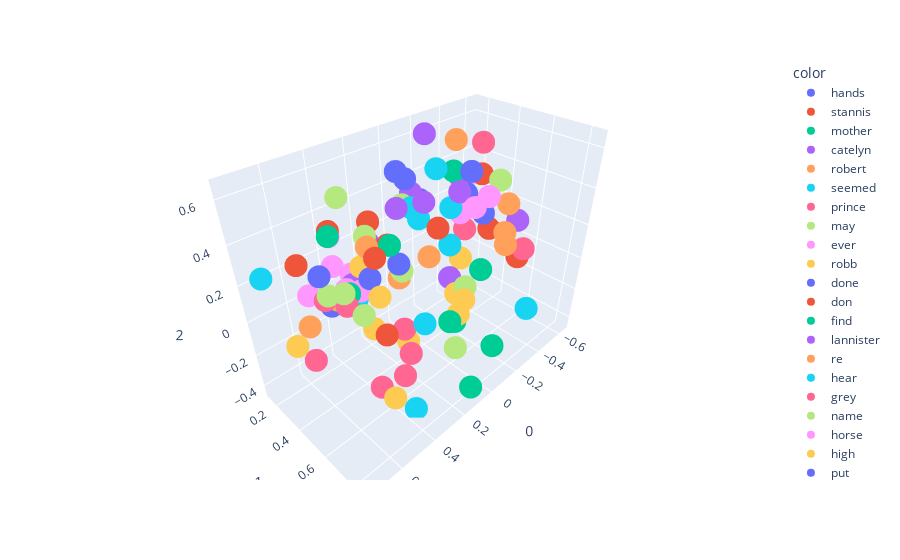

Write notebook code for a chart like this one.
### Code cell
import plotly.express as px
fig = px.scatter_3d(X[200:300],x=0,y=1,z=2, color=y[200:300])
fig.show()

### Figure 1 — Plotly figure (JSON) as saved in the notebook; plotly's stock layout.template omitted (floating-point values rounded to 4 significant figures)
{"data": [{"hovertemplate": "color=hands<br>0=%{x}<br>1=%{y}<br>2=%{z}<extra></extra>", "legendgroup": "hands", "marker": {"color": "#636efa", "symbol": "circle"}, "mode": "markers", "name": "hands", "scene": "scene", "showlegend": true, "type": "scatter3d", "x": [-0.2976], "y": [0.4269], "z": [0.4655]}, {"hovertemplate": "color=stannis<br>0=%{x}<br>1=%{y}<br>2=%{z}<extra></extra>", "legendgroup": "stannis", "marker": {"color": "#EF553B", "symbol": "circle"}, "mode": "markers", "name": "stannis", "scene": "scene", "showlegend": true, "type": "scatter3d", "x": [0.4093], "y": [0.593], "z": [-0.01277]}, {"hovertemplate": "color=mother<br>0=%{x}<br>1=%{y}<br>2=%{z}<extra></extra>", "legendgroup": "mother", "marker": {"color": "#00cc96", "symbol": "circle"}, "mode": "markers", "name": "mother", "scene": "scene", "showlegend": true, "type": "scatter3d", "x": [0.4821], "y": [0.4524], "z": [0.1735]}, {"hovertemplate": "color=catelyn<br>0=%{x}<br>1=%{y}<br>2=%{z}<extra></extra>", "legendgroup": "catelyn", "marker": {"color": "#ab63fa", "symbol": "circle"}, "mode": "markers", "name": "catelyn", "scene": "scene", "showlegend": true, "type": "scatter3d", "x": [0.2473], "y": [0.291], "z": [0.2506]}, {"hovertemplate": "color=robert<br>0=%{x}<br>1=%{y}<br>2=%{z}<extra></extra>", "legendgroup": "robert", "marker": {"color": "#FFA15A", "symbol": "circle"}, "mode": "markers", "name": "robert", "scene": "scene", "showlegend": true, "type": "scatter3d", "x": [0.5213], "y": [0.4193], "z": [0.1435]}, {"hovertemplate": "color=seemed<br>0=%{x}<br>1=%{y}<br>2=%{z}<extra></extra>", "legendgroup": "seemed", "marker": {"color": "#19d3f3", "symbol": "circle"}, "mode": "markers", "name": "seemed", "scene": "scene", "showlegend": true, "type": "scatter3d", "x": [0.03785], "y": [0.4082], "z": [0.3347]}, {"hovertemplate": "color=prince<br>0=%{x}<br>1=%{y}<br>2=%{z}<extra></extra>", "legendgroup": "prince", "marker": {"color": "#FF6692", "symbol": "circle"}, "mode": "markers", "name": "prince", "scene": "scene", "showlegend": true, "type": "scatter3d", "x": [0.5614], "y": [0.3862], "z": [0.1451]}, {"hovertemplate": "color=may<br>0=%{x}<br>1=%{y}<br>2=%{z}<extra></extra>", "legendgroup": "may", "marker": {"color": "#B6E880", "symbol": "circle"}, "mode": "markers", "name": "may", "scene": "scene", "showlegend": true, "type": "scatter3d", "x": [0.5726], "y": [0.4331], "z": [0.2018]}, {"hovertemplate": "color=ever<br>0=%{x}<br>1=%{y}<br>2=%{z}<extra></extra>", "legendgroup": "ever", "marker": {"color": "#FF97FF", "symbol": "circle"}, "mode": "markers", "name": "ever", "scene": "scene", "showlegend": true, "type": "scatter3d", "x": [0.4339], "y": [0.4661], "z": [0.1696]}, {"hovertemplate": "color=robb<br>0=%{x}<br>1=%{y}<br>2=%{z}<extra></extra>", "legendgroup": "robb", "marker": {"color": "#FECB52", "symbol": "circle"}, "mode": "markers", "name": "robb", "scene": "scene", "showlegend": true, "type": "scatter3d", "x": [0.3925], "y": [0.4237], "z": [0.2521]}, {"hovertemplate": "color=done<br>0=%{x}<br>1=%{y}<br>2=%{z}<extra></extra>", "legendgroup": "done", "marker": {"color": "#636efa", "symbol": "circle"}, "mode": "markers", "name": "done", "scene": "scene", "showlegend": true, "type": "scatter3d", "x": [0.4605], "y": [0.5722], "z": [0.3025]}, {"hovertemplate": "color=don<br>0=%{x}<br>1=%{y}<br>2=%{z}<extra></extra>", "legendgroup": "don", "marker": {"color": "#EF553B", "symbol": "circle"}, "mode": "markers", "name": "don", "scene": "scene", "showlegend": true, "type": "scatter3d", "x": [0.4583], "y": [0.3082], "z": [0.404]}, {"hovertemplate": "color=find<br>0=%{x}<br>1=%{y}<br>2=%{z}<extra></extra>", "legendgroup": "find", "marker": {"color": "#00cc96", "symbol": "circle"}, "mode": "markers", "name": "find", "scene": "scene", "showlegend": true, "type": "scatter3d", "x": [0.3742], "y": [0.5977], "z": [0.4288]}, {"hovertemplate": "color=lannister<br>0=%{x}<br>1=%{y}<br>2=%{z}<extra></extra>", "legendgroup": "lannister", "marker": {"color": "#ab63fa", "symbol": "circle"}, "mode": "markers", "name": "lannister", "scene": "scene", "showlegend": true, "type": "scatter3d", "x": [0.4089], "y": [0.3754], "z": [0.1421]}, {"hovertemplate": "color=re<br>0=%{x}<br>1=%{y}<br>2=%{z}<extra></extra>", "legendgroup": "re", "marker": {"color": "#FFA15A", "symbol": "circle"}, "mode": "markers", "name": "re", "scene": "scene", "showlegend": true, "type": "scatter3d", "x": [0.3537], "y": [0.4238], "z": [0.3332]}, {"hovertemplate": "color=hear<br>0=%{x}<br>1=%{y}<br>2=%{z}<extra></extra>", "legendgroup": "hear", "marker": {"color": "#19d3f3", "symbol": "circle"}, "mode": "markers", "name": "hear", "scene": "scene", "showlegend": true, "type": "scatter3d", "x": [0.1656], "y": [0.4972], "z": [0.4737]}, {"hovertemplate": "color=grey<br>0=%{x}<br>1=%{y}<br>2=%{z}<extra></extra>", "legendgroup": "grey", "marker": {"color": "#FF6692", "symbol": "circle"}, "mode": "markers", "name": "grey", "scene": "scene", "showlegend": true, "type": "scatter3d", "x": [-0.4685], "y": [0.2536], "z": [0.005793]}, {"hovertemplate": "color=name<br>0=%{x}<br>1=%{y}<br>2=%{z}<extra></extra>", "legendgroup": "name", "marker": {"color": "#B6E880", "symbol": "circle"}, "mode": "markers", "name": "name", "scene": "scene", "showlegend": true, "type": "scatter3d", "x": [0.5674], "y": [0.5423], "z": [0.2702]}, {"hovertemplate": "color=horse<br>0=%{x}<br>1=%{y}<br>2=%{z}<extra></extra>", "legendgroup": "horse", "marker": {"color": "#FF97FF", "symbol": "circle"}, "mode": "markers", "name": "horse", "scene": "scene", "showlegend": true, "type": "scatter3d", "x": [-0.3449], "y": [0.5058], "z": [0.3444]}, {"hovertemplate": "color=high<br>0=%{x}<br>1=%{y}<br>2=%{z}<extra></extra>", "legendgroup": "high", "marker": {"color": "#FECB52", "symbol": "circle"}, "mode": "markers", "name": "high", "scene": "scene", "showlegend": true, "type": "scatter3d", "x": [-0.1613], "y": [0.4747], "z": [-0.1655]}, {"hovertemplate": "color=put<br>0=%{x}<br>1=%{y}<br>2=%{z}<extra></extra>", "legendgroup": "put", "marker": {"color": "#636efa", "symbol": "circle"}, "mode": "markers", "name": "put", "scene": "scene", "showlegend": true, "type": "scatter3d", "x": [0.2261], "y": [0.4786], "z": [0.648]}, {"hovertemplate": "color=stone<br>0=%{x}<br>1=%{y}<br>2=%{z}<extra></extra>", "legendgroup": "stone", "marker": {"color": "#EF553B", "symbol": "circle"}, "mode": "markers", "name": "stone", "scene": "scene", "showlegend": true, "type": "scatter3d", "x": [-0.639], "y": [0.5116], "z": [-0.1425]}, {"hovertemplate": "color=wine<br>0=%{x}<br>1=%{y}<br>2=%{z}<extra></extra>", "legendgroup": "wine", "marker": {"color": "#00cc96", "symbol": "circle"}, "mode": "markers", "name": "wine", "scene": "scene", "showlegend": true, "type": "scatter3d", "x": [-0.07604], "y": [0.2359], "z": [0.3622]}, {"hovertemplate": "color=hard<br>0=%{x}<br>1=%{y}<br>2=%{z}<extra></extra>", "legendgroup": "hard", "marker": {"color": "#ab63fa", "symbol": "circle"}, "mode": "markers", "name": "hard", "scene": "scene", "showlegend": true, "type": "scatter3d", "x": [-0.3356], "y": [0.3188], "z": [0.3939]}, {"hovertemplate": "color=water<br>0=%{x}<br>1=%{y}<br>2=%{z}<extra></extra>", "legendgroup": "water", "marker": {"color": "#FFA15A", "symbol": "circle"}, "mode": "markers", "name": "water", "scene": "scene", "showlegend": true, "type": "scatter3d", "x": [-0.5498], "y": [0.4803], "z": [0.2192]}, {"hovertemplate": "color=upon<br>0=%{x}<br>1=%{y}<br>2=%{z}<extra></extra>", "legendgroup": "upon", "marker": {"color": "#19d3f3", "symbol": "circle"}, "mode": "markers", "name": "upon", "scene": "scene", "showlegend": true, "type": "scatter3d", "x": [-0.1418], "y": [0.4413], "z": [0.1288]}, {"hovertemplate": "color=fire<br>0=%{x}<br>1=%{y}<br>2=%{z}<extra></extra>", "legendgroup": "fire", "marker": {"color": "#FF6692", "symbol": "circle"}, "mode": "markers", "name": "fire", "scene": "scene", "showlegend": true, "type": "scatter3d", "x": [-0.4645], "y": [0.6567], "z": [0.05806]}, {"hovertemplate": "color=iron<br>0=%{x}<br>1=%{y}<br>2=%{z}<extra></extra>", "legendgroup": "iron", "marker": {"color": "#B6E880", "symbol": "circle"}, "mode": "markers", "name": "iron", "scene": "scene", "showlegend": true, "type": "scatter3d", "x": [-0.2006], "y": [0.503], "z": [-0.1283]}, {"hovertemplate": "color=until<br>0=%{x}<br>1=%{y}<br>2=%{z}<extra></extra>", "legendgroup": "until", "marker": {"color": "#FF97FF", "symbol": "circle"}, "mode": "markers", "name": "until", "scene": "scene", "showlegend": true, "type": "scatter3d", "x": [-0.134], "y": [0.5936], "z": [0.3977]}, {"hovertemplate": "color=these<br>0=%{x}<br>1=%{y}<br>2=%{z}<extra></extra>", "legendgroup": "these", "marker": {"color": "#FECB52", "symbol": "circle"}, "mode": "markers", "name": "these", "scene": "scene", "showlegend": true, "type": "scatter3d", "x": [0.4538], "y": [0.6803], "z": [-0.307]}, {"hovertemplate": "color=voice<br>0=%{x}<br>1=%{y}<br>2=%{z}<extra></extra>", "legendgroup": "voice", "marker": {"color": "#636efa", "symbol": "circle"}, "mode": "markers", "name": "voice", "scene": "scene", "showlegend": true, "type": "scatter3d", "x": [-0.002623], "y": [0.2769], "z": [0.4745]}, {"hovertemplate": "color=gone<br>0=%{x}<br>1=%{y}<br>2=%{z}<extra></extra>", "legendgroup": "gone", "marker": {"color": "#EF553B", "symbol": "circle"}, "mode": "markers", "name": "gone", "scene": "scene", "showlegend": true, "type": "scatter3d", "x": [0.04853], "y": [0.5411], "z": [0.346]}, {"hovertemplate": "color=give<br>0=%{x}<br>1=%{y}<br>2=%{z}<extra></extra>", "legendgroup": "give", "marker": {"color": "#00cc96", "symbol": "circle"}, "mode": "markers", "name": "give", "scene": "scene", "showlegend": true, "type": "scatter3d", "x": [0.5512], "y": [0.4514], "z": [0.4816]}, {"hovertemplate": "color=sam<br>0=%{x}<br>1=%{y}<br>2=%{z}<extra></extra>", "legendgroup": "sam", "marker": {"color": "#ab63fa", "symbol": "circle"}, "mode": "markers", "name": "sam", "scene": "scene", "showlegend": true, "type": "scatter3d", "x": [-0.0134], "y": [0.3033], "z": [0.4099]}, {"hovertemplate": "color=seen<br>0=%{x}<br>1=%{y}<br>2=%{z}<extra></extra>", "legendgroup": "seen", "marker": {"color": "#FFA15A", "symbol": "circle"}, "mode": "markers", "name": "seen", "scene": "scene", "showlegend": true, "type": "scatter3d", "x": [0.1343], "y": [0.5722], "z": [0.251]}, {"hovertemplate": "color=better<br>0=%{x}<br>1=%{y}<br>2=%{z}<extra></extra>", "legendgroup": "better", "marker": {"color": "#19d3f3", "symbol": "circle"}, "mode": "markers", "name": "better", "scene": "scene", "showlegend": true, "type": "scatter3d", "x": [0.451], "y": [0.4581], "z": [0.1311]}, {"hovertemplate": "color=shall<br>0=%{x}<br>1=%{y}<br>2=%{z}<extra></extra>", "legendgroup": "shall", "marker": {"color": "#FF6692", "symbol": "circle"}, "mode": "markers", "name": "shall", "scene": "scene", "showlegend": true, "type": "scatter3d", "x": [0.5257], "y": [0.4907], "z": [0.1542]}, {"hovertemplate": "color=ned<br>0=%{x}<br>1=%{y}<br>2=%{z}<extra></extra>", "legendgroup": "ned", "marker": {"color": "#B6E880", "symbol": "circle"}, "mode": "markers", "name": "ned", "scene": "scene", "showlegend": true, "type": "scatter3d", "x": [0.2771], "y": [0.3123], "z": [0.3044]}, {"hovertemplate": "color=always<br>0=%{x}<br>1=%{y}<br>2=%{z}<extra></extra>", "legendgroup": "always", "marker": {"color": "#FF97FF", "symbol": "circle"}, "mode": "markers", "name": "always", "scene": "scene", "showlegend": true, "type": "scatter3d", "x": [0.4705], "y": [0.4149], "z": [0.169]}, {"hovertemplate": "color=years<br>0=%{x}<br>1=%{y}<br>2=%{z}<extra></extra>", "legendgroup": "years", "marker": {"color": "#FECB52", "symbol": "circle"}, "mode": "markers", "name": "years", "scene": "scene", "showlegend": true, "type": "scatter3d", "x": [0.2954], "y": [0.6022], "z": [-0.1184]}, {"hovertemplate": "color=between<br>0=%{x}<br>1=%{y}<br>2=%{z}<extra></extra>", "legendgroup": "between", "marker": {"color": "#636efa", "symbol": "circle"}, "mode": "markers", "name": "between", "scene": "scene", "showlegend": true, "type": "scatter3d", "x": [-0.3883], "y": [0.3245], "z": [0.2809]}, {"hovertemplate": "color=dark<br>0=%{x}<br>1=%{y}<br>2=%{z}<extra></extra>", "legendgroup": "dark", "marker": {"color": "#EF553B", "symbol": "circle"}, "mode": "markers", "name": "dark", "scene": "scene", "showlegend": true, "type": "scatter3d", "x": [-0.4998], "y": [0.4008], "z": [0.05727]}, {"hovertemplate": "color=place<br>0=%{x}<br>1=%{y}<br>2=%{z}<extra></extra>", "legendgroup": "place", "marker": {"color": "#00cc96", "symbol": "circle"}, "mode": "markers", "name": "place", "scene": "scene", "showlegend": true, "type": "scatter3d", "x": [0.2285], "y": [0.7889], "z": [0.0718]}, {"hovertemplate": "color=small<br>0=%{x}<br>1=%{y}<br>2=%{z}<extra></extra>", "legendgroup": "small", "marker": {"color": "#ab63fa", "symbol": "circle"}, "mode": "markers", "name": "small", "scene": "scene", "showlegend": true, "type": "scatter3d", "x": [-0.2327], "y": [0.3639], "z": [-0.1569]}, {"hovertemplate": "color=cold<br>0=%{x}<br>1=%{y}<br>2=%{z}<extra></extra>", "legendgroup": "cold", "marker": {"color": "#FFA15A", "symbol": "circle"}, "mode": "markers", "name": "cold", "scene": "scene", "showlegend": true, "type": "scatter3d", "x": [-0.3692], "y": [0.4444], "z": [0.2443]}, {"hovertemplate": "color=winterfell<br>0=%{x}<br>1=%{y}<br>2=%{z}<extra></extra>", "legendgroup": "winterfell", "marker": {"color": "#19d3f3", "symbol": "circle"}, "mode": "markers", "name": "winterfell", "scene": "scene", "showlegend": true, "type": "scatter3d", "x": [0.2764], "y": [0.6894], "z": [0.02812]}, {"hovertemplate": "color=most<br>0=%{x}<br>1=%{y}<br>2=%{z}<extra></extra>", "legendgroup": "most", "marker": {"color": "#FF6692", "symbol": "circle"}, "mode": "markers", "name": "most", "scene": "scene", "showlegend": true, "type": "scatter3d", "x": [0.4526], "y": [0.5868], "z": [-0.3113]}, {"hovertemplate": "color=hundred<br>0=%{x}<br>1=%{y}<br>2=%{z}<extra></extra>", "legendgroup": "hundred", "marker": {"color": "#B6E880", "symbol": "circle"}, "mode": "markers", "name": "hundred", "scene": "scene", "showlegend": true, "type": "scatter3d", "x": [-0.0001992], "y": [0.6272], "z": [-0.3437]}, {"hovertemplate": "color=stood<br>0=%{x}<br>1=%{y}<br>2=%{z}<extra></extra>", "legendgroup": "stood", "marker": {"color": "#FF97FF", "symbol": "circle"}, "mode": "markers", "name": "stood", "scene": "scene", "showlegend": true, "type": "scatter3d", "x": [-0.2847], "y": [0.3759], "z": [0.2286]}, {"hovertemplate": "color=end<br>0=%{x}<br>1=%{y}<br>2=%{z}<extra></extra>", "legendgroup": "end", "marker": {"color": "#FECB52", "symbol": "circle"}, "mode": "markers", "name": "end", "scene": "scene", "showlegend": true, "type": "scatter3d", "x": [0.1032], "y": [0.7535], "z": [0.09787]}, {"hovertemplate": "color=sister<br>0=%{x}<br>1=%{y}<br>2=%{z}<extra></extra>", "legendgroup": "sister", "marker": {"color": "#636efa", "symbol": "circle"}, "mode": "markers", "name": "sister", "scene": "scene", "showlegend": true, "type": "scatter3d", "x": [0.579], "y": [0.3953], "z": [0.2816]}, {"hovertemplate": "color=words<br>0=%{x}<br>1=%{y}<br>2=%{z}<extra></extra>", "legendgroup": "words", "marker": {"color": "#EF553B", "symbol": "circle"}, "mode": "markers", "name": "words", "scene": "scene", "showlegend": true, "type": "scatter3d", "x": [0.2834], "y": [0.4732], "z": [0.334]}, {"hovertemplate": "color=sea<br>0=%{x}<br>1=%{y}<br>2=%{z}<extra></extra>", "legendgroup": "sea", "marker": {"color": "#00cc96", "symbol": "circle"}, "mode": "markers", "name": "sea", "scene": "scene", "showlegend": true, "type": "scatter3d", "x": [-0.1014], "y": [0.7799], "z": [-0.2946]}, {"hovertemplate": "color=right<br>0=%{x}<br>1=%{y}<br>2=%{z}<extra></extra>", "legendgroup": "right", "marker": {"color": "#ab63fa", "symbol": "circle"}, "mode": "markers", "name": "right", "scene": "scene", "showlegend": true, "type": "scatter3d", "x": [-0.1189], "y": [0.5126], "z": [0.4509]}, {"hovertemplate": "color=nothing<br>0=%{x}<br>1=%{y}<br>2=%{z}<extra></extra>", "legendgroup": "nothing", "marker": {"color": "#FFA15A", "symbol": "circle"}, "mode": "markers", "name": "nothing", "scene": "scene", "showlegend": true, "type": "scatter3d", "x": [0.2528], "y": [0.5067], "z": [0.1647]}, {"hovertemplate": "color=walls<br>0=%{x}<br>1=%{y}<br>2=%{z}<extra></extra>", "legendgroup": "walls", "marker": {"color": "#19d3f3", "symbol": "circle"}, "mode": "markers", "name": "walls", "scene": "scene", "showlegend": true, "type": "scatter3d", "x": [-0.4248], "y": [0.7475], "z": [-0.2623]}, {"hovertemplate": "color=fingers<br>0=%{x}<br>1=%{y}<br>2=%{z}<extra></extra>", "legendgroup": "fingers", "marker": {"color": "#FF6692", "symbol": "circle"}, "mode": "markers", "name": "fingers", "scene": "scene", "showlegend": true, "type": "scatter3d", "x": [-0.4996], "y": [0.3253], "z": [0.5262]}, {"hovertemplate": "color=same<br>0=%{x}<br>1=%{y}<br>2=%{z}<extra></extra>", "legendgroup": "same", "marker": {"color": "#B6E880", "symbol": "circle"}, "mode": "markers", "name": "same", "scene": "scene", "showlegend": true, "type": "scatter3d", "x": [0.2342], "y": [0.5052], "z": [0.1914]}, {"hovertemplate": "color=cloak<br>0=%{x}<br>1=%{y}<br>2=%{z}<extra></extra>", "legendgroup": "cloak", "marker": {"color": "#FF97FF", "symbol": "circle"}, "mode": "markers", "name": "cloak", "scene": "scene", "showlegend": true, "type": "scatter3d", "x": [-0.4232], "y": [0.2764], "z": [0.337]}, {"hovertemplate": "color=house<br>0=%{x}<br>1=%{y}<br>2=%{z}<extra></extra>", "legendgroup": "house", "marker": {"color": "#FECB52", "symbol": "circle"}, "mode": "markers", "name": "house", "scene": "scene", "showlegend": true, "type": "scatter3d", "x": [0.3251], "y": [0.3959], "z": [-0.1555]}, {"hovertemplate": "color=young<br>0=%{x}<br>1=%{y}<br>2=%{z}<extra></extra>", "legendgroup": "young", "marker": {"color": "#636efa", "symbol": "circle"}, "mode": "markers", "name": "young", "scene": "scene", "showlegend": true, "type": "scatter3d", "x": [0.4664], "y": [0.2763], "z": [-0.00352]}, {"hovertemplate": "color=does<br>0=%{x}<br>1=%{y}<br>2=%{z}<extra></extra>", "legendgroup": "does", "marker": {"color": "#EF553B", "symbol": "circle"}, "mode": "markers", "name": "does", "scene": "scene", "showlegend": true, "type": "scatter3d", "x": [0.6322], "y": [0.3252], "z": [0.3275]}, {"hovertemplate": "color=beside<br>0=%{x}<br>1=%{y}<br>2=%{z}<extra></extra>", "legendgroup": "beside", "marker": {"color": "#00cc96", "symbol": "circle"}, "mode": "markers", "name": "beside", "scene": "scene", "showlegend": true, "type": "scatter3d", "x": [-0.2748], "y": [0.3314], "z": [0.4444]}, {"hovertemplate": "color=get<br>0=%{x}<br>1=%{y}<br>2=%{z}<extra></extra>", "legendgroup": "get", "marker": {"color": "#ab63fa", "symbol": "circle"}, "mode": "markers", "name": "get", "scene": "scene", "showlegend": true, "type": "scatter3d", "x": [0.1954], "y": [0.6038], "z": [0.5494]}, {"hovertemplate": "color=mouth<br>0=%{x}<br>1=%{y}<br>2=%{z}<extra></extra>", "legendgroup": "mouth", "marker": {"color": "#FFA15A", "symbol": "circle"}, "mode": "markers", "name": "mouth", "scene": "scene", "showlegend": true, "type": "scatter3d", "x": [-0.3457], "y": [0.2787], "z": [0.569]}, {"hovertemplate": "color=seven<br>0=%{x}<br>1=%{y}<br>2=%{z}<extra></extra>", "legendgroup": "seven", "marker": {"color": "#19d3f3", "symbol": "circle"}, "mode": "markers", "name": "seven", "scene": "scene", "showlegend": true, "type": "scatter3d", "x": [0.3541], "y": [0.7072], "z": [-0.4414]}, {"hovertemplate": "color=watch<br>0=%{x}<br>1=%{y}<br>2=%{z}<extra></extra>", "legendgroup": "watch", "marker": {"color": "#FF6692", "symbol": "circle"}, "mode": "markers", "name": "watch", "scene": "scene", "showlegend": true, "type": "scatter3d", "x": [0.3399], "y": [0.6288], "z": [-0.0004732]}, {"hovertemplate": "color=door<br>0=%{x}<br>1=%{y}<br>2=%{z}<extra></extra>", "legendgroup": "door", "marker": {"color": "#B6E880", "symbol": "circle"}, "mode": "markers", "name": "door", "scene": "scene", "showlegend": true, "type": "scatter3d", "x": [-0.417], "y": [0.5118], "z": [0.4093]}, {"hovertemplate": "color=joffrey<br>0=%{x}<br>1=%{y}<br>2=%{z}<extra></extra>", "legendgroup": "joffrey", "marker": {"color": "#FF97FF", "symbol": "circle"}, "mode": "markers", "name": "joffrey", "scene": "scene", "showlegend": true, "type": "scatter3d", "x": [0.4798], "y": [0.3436], "z": [0.2569]}, {"hovertemplate": "color=green<br>0=%{x}<br>1=%{y}<br>2=%{z}<extra></extra>", "legendgroup": "green", "marker": {"color": "#FECB52", "symbol": "circle"}, "mode": "markers", "name": "green", "scene": "scene", "showlegend": true, "type": "scatter3d", "x": [-0.4378], "y": [0.2589], "z": [-0.1753]}, {"hovertemplate": "color=big<br>0=%{x}<br>1=%{y}<br>2=%{z}<extra></extra>", "legendgroup": "big", "marker": {"color": "#636efa", "symbol": "circle"}, "mode": "markers", "name": "big", "scene": "scene", "showlegend": true, "type": "scatter3d", "x": [-0.2317], "y": [0.1357], "z": [0.2335]}, {"hovertemplate": "color=under<br>0=%{x}<br>1=%{y}<br>2=%{z}<extra></extra>", "legendgroup": "under", "marker": {"color": "#EF553B", "symbol": "circle"}, "mode": "markers", "name": "under", "scene": "scene", "showlegend": true, "type": "scatter3d", "x": [-0.5509], "y": [0.2881], "z": [0.3271]}, {"hovertemplate": "color=few<br>0=%{x}<br>1=%{y}<br>2=%{z}<extra></extra>", "legendgroup": "few", "marker": {"color": "#00cc96", "symbol": "circle"}, "mode": "markers", "name": "few", "scene": "scene", "showlegend": true, "type": "scatter3d", "x": [-0.003727], "y": [0.6133], "z": [-0.1778]}, {"hovertemplate": "color=sent<br>0=%{x}<br>1=%{y}<br>2=%{z}<extra></extra>", "legendgroup": "sent", "marker": {"color": "#ab63fa", "symbol": "circle"}, "mode": "markers", "name": "sent", "scene": "scene", "showlegend": true, "type": "scatter3d", "x": [0.235], "y": [0.4842], "z": [0.492]}, {"hovertemplate": "color=perhaps<br>0=%{x}<br>1=%{y}<br>2=%{z}<extra></extra>", "legendgroup": "perhaps", "marker": {"color": "#FFA15A", "symbol": "circle"}, "mode": "markers", "name": "perhaps", "scene": "scene", "showlegend": true, "type": "scatter3d", "x": [0.7116], "y": [0.5022], "z": [0.1662]}, {"hovertemplate": "color=almost<br>0=%{x}<br>1=%{y}<br>2=%{z}<extra></extra>", "legendgroup": "almost", "marker": {"color": "#19d3f3", "symbol": "circle"}, "mode": "markers", "name": "almost", "scene": "scene", "showlegend": true, "type": "scatter3d", "x": [-0.1929], "y": [0.2912], "z": [0.4692]}, {"hovertemplate": "color=such<br>0=%{x}<br>1=%{y}<br>2=%{z}<extra></extra>", "legendgroup": "such", "marker": {"color": "#FF6692", "symbol": "circle"}, "mode": "markers", "name": "such", "scene": "scene", "showlegend": true, "type": "scatter3d", "x": [0.6679], "y": [0.42], "z": [-0.1043]}, {"hovertemplate": "color=wanted<br>0=%{x}<br>1=%{y}<br>2=%{z}<extra></extra>", "legendgroup": "wanted", "marker": {"color": "#B6E880", "symbol": "circle"}, "mode": "markers", "name": "wanted", "scene": "scene", "showlegend": true, "type": "scatter3d", "x": [0.4609], "y": [0.4018], "z": [0.5929]}, {"hovertemplate": "color=daughter<br>0=%{x}<br>1=%{y}<br>2=%{z}<extra></extra>", "legendgroup": "daughter", "marker": {"color": "#FF97FF", "symbol": "circle"}, "mode": "markers", "name": "daughter", "scene": "scene", "showlegend": true, "type": "scatter3d", "x": [0.5586], "y": [0.2476], "z": [0.09163]}, {"hovertemplate": "color=true<br>0=%{x}<br>1=%{y}<br>2=%{z}<extra></extra>", "legendgroup": "true", "marker": {"color": "#FECB52", "symbol": "circle"}, "mode": "markers", "name": "true", "scene": "scene", "showlegend": true, "type": "scatter3d", "x": [0.7375], "y": [0.4189], "z": [0.02414]}, {"hovertemplate": "color=while<br>0=%{x}<br>1=%{y}<br>2=%{z}<extra></extra>", "legendgroup": "while", "marker": {"color": "#636efa", "symbol": "circle"}, "mode": "markers", "name": "while", "scene": "scene", "showlegend": true, "type": "scatter3d", "x": [-0.3552], "y": [0.4685], "z": [0.2347]}, {"hovertemplate": "color=leave<br>0=%{x}<br>1=%{y}<br>2=%{z}<extra></extra>", "legendgroup": "leave", "marker": {"color": "#EF553B", "symbol": "circle"}, "mode": "markers", "name": "leave", "scene": "scene", "showlegend": true, "type": "scatter3d", "x": [0.4667], "y": [0.6189], "z": [0.4234]}, {"hovertemplate": "color=city<br>0=%{x}<br>1=%{y}<br>2=%{z}<extra></extra>", "legendgroup": "city", "marker": {"color": "#00cc96", "symbol": "circle"}, "mode": "markers", "name": "city", "scene": "scene", "showlegend": true, "type": "scatter3d", "x": [0.1416], "y": [0.8546], "z": [-0.345]}, {"hovertemplate": "color=wind<br>0=%{x}<br>1=%{y}<br>2=%{z}<extra></extra>", "legendgroup": "wind", "marker": {"color": "#ab63fa", "symbol": "circle"}, "mode": "markers", "name": "wind", "scene": "scene", "showlegend": true, "type": "scatter3d", "x": [-0.5805], "y": [0.5271], "z": [0.1262]}, {"hovertemplate": "color=light<br>0=%{x}<br>1=%{y}<br>2=%{z}<extra></extra>", "legendgroup": "light", "marker": {"color": "#FFA15A", "symbol": "circle"}, "mode": "markers", "name": "light", "scene": "scene", "showlegend": true, "type": "scatter3d", "x": [-0.3956], "y": [0.5931], "z": [0.08525]}, {"hovertemplate": "color=arms<br>0=%{x}<br>1=%{y}<br>2=%{z}<extra></extra>", "legendgroup": "arms", "marker": {"color": "#19d3f3", "symbol": "circle"}, "mode": "markers", "name": "arms", "scene": "scene", "showlegend": true, "type": "scatter3d", "x": [-0.2067], "y": [0.3819], "z": [0.2894]}, {"hovertemplate": "color=children<br>0=%{x}<br>1=%{y}<br>2=%{z}<extra></extra>", "legendgroup": "children", "marker": {"color": "#FF6692", "symbol": "circle"}, "mode": "markers", "name": "children", "scene": "scene", "showlegend": true, "type": "scatter3d", "x": [0.3901], "y": [0.6799], "z": [-0.2123]}, {"hovertemplate": "color=herself<br>0=%{x}<br>1=%{y}<br>2=%{z}<extra></extra>", "legendgroup": "herself", "marker": {"color": "#B6E880", "symbol": "circle"}, "mode": "markers", "name": "herself", "scene": "scene", "showlegend": true, "type": "scatter3d", "x": [0.07542], "y": [0.3382], "z": [0.3941]}, {"hovertemplate": "color=sweet<br>0=%{x}<br>1=%{y}<br>2=%{z}<extra></extra>", "legendgroup": "sweet", "marker": {"color": "#FF97FF", "symbol": "circle"}, "mode": "markers", "name": "sweet", "scene": "scene", "showlegend": true, "type": "scatter3d", "x": [0.387], "y": [0.193], "z": [0.2976]}, {"hovertemplate": "color=others<br>0=%{x}<br>1=%{y}<br>2=%{z}<extra></extra>", "legendgroup": "others", "marker": {"color": "#FECB52", "symbol": "circle"}, "mode": "markers", "name": "others", "scene": "scene", "showlegend": true, "type": "scatter3d", "x": [0.02449], "y": [0.6582], "z": [-0.08677]}, {"hovertemplate": "color=lost<br>0=%{x}<br>1=%{y}<br>2=%{z}<extra></extra>", "legendgroup": "lost", "marker": {"color": "#636efa", "symbol": "circle"}, "mode": "markers", "name": "lost", "scene": "scene", "showlegend": true, "type": "scatter3d", "x": [0.2608], "y": [0.5168], "z": [0.2474]}, {"hovertemplate": "color=theon<br>0=%{x}<br>1=%{y}<br>2=%{z}<extra></extra>", "legendgroup": "theon", "marker": {"color": "#EF553B", "symbol": "circle"}, "mode": "markers", "name": "theon", "scene": "scene", "showlegend": true, "type": "scatter3d", "x": [0.1974], "y": [0.238], "z": [0.3147]}, {"hovertemplate": "color=each<br>0=%{x}<br>1=%{y}<br>2=%{z}<extra></extra>", "legendgroup": "each", "marker": {"color": "#00cc96", "symbol": "circle"}, "mode": "markers", "name": "each", "scene": "scene", "showlegend": true, "type": "scatter3d", "x": [-0.2387], "y": [0.5677], "z": [-0.004669]}, {"hovertemplate": "color=felt<br>0=%{x}<br>1=%{y}<br>2=%{z}<extra></extra>", "legendgroup": "felt", "marker": {"color": "#ab63fa", "symbol": "circle"}, "mode": "markers", "name": "felt", "scene": "scene", "showlegend": true, "type": "scatter3d", "x": [-0.1557], "y": [0.2514], "z": [0.6405]}, {"hovertemplate": "color=side<br>0=%{x}<br>1=%{y}<br>2=%{z}<extra></extra>", "legendgroup": "side", "marker": {"color": "#FFA15A", "symbol": "circle"}, "mode": "markers", "name": "side", "scene": "scene", "showlegend": true, "type": "scatter3d", "x": [-0.2904], "y": [0.656], "z": [0.2284]}, {"hovertemplate": "color=yes<br>0=%{x}<br>1=%{y}<br>2=%{z}<extra></extra>", "legendgroup": "yes", "marker": {"color": "#19d3f3", "symbol": "circle"}, "mode": "markers", "name": "yes", "scene": "scene", "showlegend": true, "type": "scatter3d", "x": [0.7558], "y": [0.2562], "z": [0.2897]}, {"hovertemplate": "color=brothers<br>0=%{x}<br>1=%{y}<br>2=%{z}<extra></extra>", "legendgroup": "brothers", "marker": {"color": "#FF6692", "symbol": "circle"}, "mode": "markers", "name": "brothers", "scene": "scene", "showlegend": true, "type": "scatter3d", "x": [0.3486], "y": [0.6763], "z": [-0.1071]}, {"hovertemplate": "color=best<br>0=%{x}<br>1=%{y}<br>2=%{z}<extra></extra>", "legendgroup": "best", "marker": {"color": "#B6E880", "symbol": "circle"}, "mode": "markers", "name": "best", "scene": "scene", "showlegend": true, "type": "scatter3d", "x": [0.5449], "y": [0.6287], "z": [0.1993]}, {"hovertemplate": "color=very<br>0=%{x}<br>1=%{y}<br>2=%{z}<extra></extra>", "legendgroup": "very", "marker": {"color": "#FF97FF", "symbol": "circle"}, "mode": "markers", "name": "very", "scene": "scene", "showlegend": true, "type": "scatter3d", "x": [0.3697], "y": [0.3136], "z": [0.1477]}, {"hovertemplate": "color=die<br>0=%{x}<br>1=%{y}<br>2=%{z}<extra></extra>", "legendgroup": "die", "marker": {"color": "#FECB52", "symbol": "circle"}, "mode": "markers", "name": "die", "scene": "scene", "showlegend": true, "type": "scatter3d", "x": [0.4873], "y": [0.6613], "z": [0.2756]}], "layout": {"autosize": true, "legend": {"title": {"text": "color"}, "tracegroupgap": 0}, "margin": {"t": 60}, "scene": {"aspectmode": "auto", "aspectratio": {"x": 1.354, "y": 0.698, "z": 1.058}, "domain": {"x": [0, 1], "y": [0, 1]}, "xaxis": {"title": {"text": "0"}, "type": "linear"}, "yaxis": {"title": {"text": "1"}, "type": "linear"}, "zaxis": {"title": {"text": "2"}, "type": "linear"}}}}
